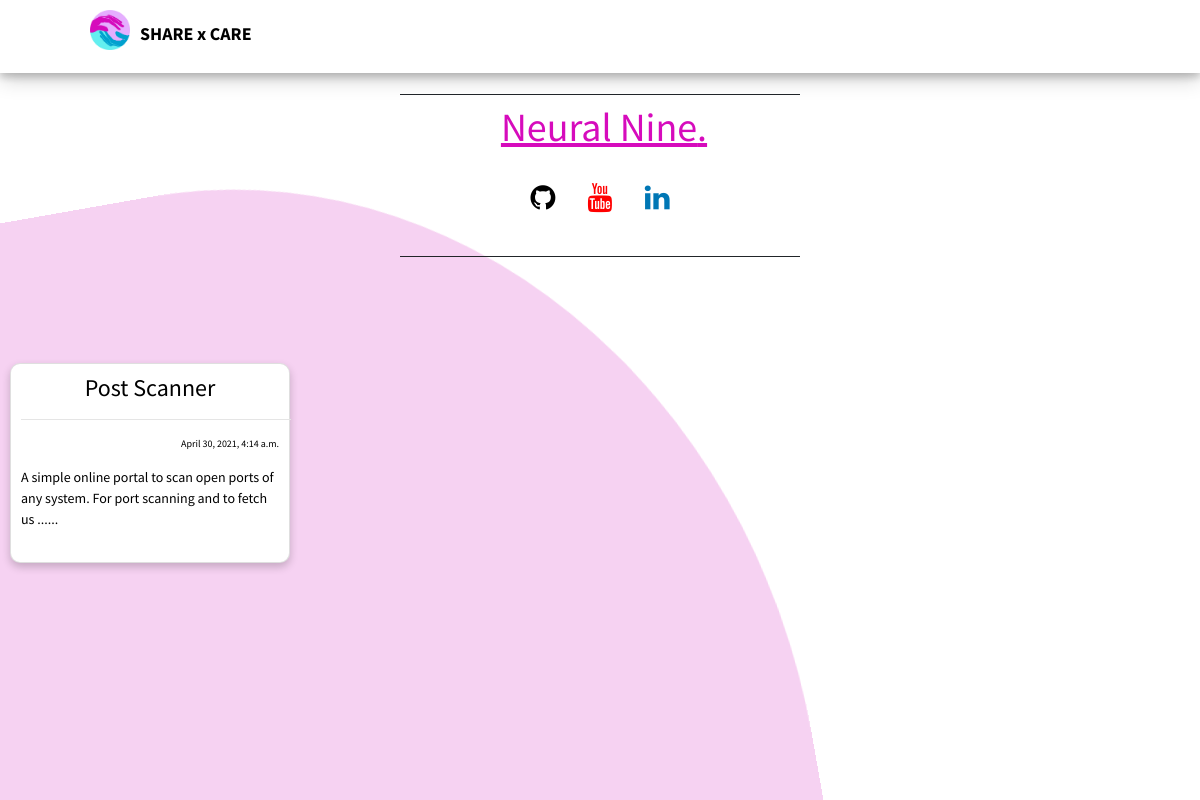
The app's page /user_profile (signed in) with its own data.
### sharexcare/models.py (models this page shows, shortened)
class user(models.Model):
    name = models.CharField(max_length=40,blank=True)
    username = models.CharField(max_length=15)
    email = models.EmailField()
    password = models.CharField(max_length=25)
    github = models.URLField(blank=True)
    youtube = models.URLField(blank=True)
    linkedin = models.URLField(blank=True)

class post(models.Model):
    title = models.CharField(max_length=40, blank=True)
    body = models.TextField(max_length=900, blank=True)
    created_on = models.DateTimeField(auto_now_add=True, verbose_name='date published')
    author = models.ForeignKey(user, on_delete=models.DO_NOTHING)

### sharexcare/views.py (the view)
# urls.py: url(r'user_profile',views.loggedin_users_profile_view,name='user_profile_view'),
def loggedin_users_profile_view(request):
    datacontext = {}
    usr = request.session['username']
    user_info = user.objects.filter(username=usr).values('name','username','email','github','youtube','linkedin')
    user_info = list(user_info)
    datacontext['name'] = user_info[0]['name']
    datacontext['username'] = user_info[0]['username']
    datacontext['email'] = user_info[0]['email']
    datacontext['github'] = user_info[0]['github']
    datacontext['youtube'] = user_info[0]['youtube']
    datacontext['linkedin'] = user_info[0]['linkedin']
    post_info = user.objects.filter(username=usr).values('post').count()
    fetch_id = user.objects.filter(username=usr).values('post')
    fetch_id = list(fetch_id)
    post_id = [i['post'] for i in fetch_id]
    user_post = post.objects.filter(id__in=post_id).values('title','created_on','body')
    user_post = list(user_post)
    datacontext['post_count'] = post_info
    datacontext['posts'] = fetch_id
    post_title = [ i['title'] for i in user_post ]
    post_created_on = [ i['created_on'] for i in user_post ]
    post_body = [ i['body'][:90] for i in user_post ]
    datacontext['POSTS'] = zip(post_title,post_created_on,post_body)
    return render(request,"viewprofile.html",datacontext)

### templates/viewprofile.html (shortened to what this page needs)
{% load static %}
{% include 'explore/navbar.html' %}
{% include 'wave.html' %}
<!DOCTYPE html>
<html>
<head>
	<link rel="stylesheet" href="{% static 'css/style.css' %}">
	<link rel="stylesheet" href="https://cdnjs.cloudflare.com/ajax/libs/font-awesome/4.7.0/css/font-awesome.min.css">
	<link rel="stylesheet" href="https://stackpath.bootstrapcdn.com/bootstrap/4.5.2/css/bootstrap.min.css">
</head>
<body>
	<div id="profile_box">
		<div id="profile_name">
			<u><h1>{{ name }}.</h1></u>
		</div><br>
		<div style="text-align: center;">
			<a href="{{github}}" target="_blank" id="profile_view"><i class="fa fa-github" style="font-size: 29px; color:black"></i></a>
			<a href="{{youtube}}" target="_blank" id="profile_view"><i class="fa fa-youtube" style="font-size: 29px; padding-left: 1em; color:#FF0000; "></i></a>
			<a href="{{linkedin}}" target="_blank" id="profile_view"><i class="fa fa-linkedin" style="font-size: 29px; padding-left: 1em; color:#0077b5; padding-bottom: 20px;"></i></a>
		</div>
		 <br>
	</div>
	<br><br><br><br>
	{% for title_,created_on_,body_ in POSTS %}
		<a href="{% url 'feed_read' title_ %}">
		<div class="cardContainer">
			<div class="card" >
				<center><h4>{{title_}} <hr></h4></center>
				<p style="text-align: right;">{{ created_on_ }}</p>
				<span style="font-size: 14px;">{{ body_ }} ......</span>
			</div>
		</a>
	{% endfor %}
</body>
</html>

### static/css/style.css (style rules this page uses)
:root { --primary-color: #0275d8; --primary-light: #cce3f7; }
* { padding: 0; margin: 0; font-family: 'Source Sans Pro', sans-serif; }
body { background: #f9f9f9; }
hr { border: none; width: 270px; height: 1px; background: #ffffff; margin: 20px 0 30px 0; }
#profile_box { border-top: 1px solid; border-bottom: 1px solid; margin-right: 400px; margin-left: 400px; margin-top: 70px; }
#profile_name { color: #d60bbc; margin-top: 8px; margin-left: 8px; text-align: center; }

### templates/viewprofile.html (style rules this page uses)
body { font-family: "Segoe UI", Tahoma, Geneva, Verdana, sans-serif; }
* { box-sizing: border-box; }
.card { box-shadow: 0 4px 8px 0 rgba(0, 0, 0, 0.2); color: black; float: left; width: calc(25% - 20px); padding: 10px; border-radius: 10px; margin: 10px; height: 200px; }
.card p { font-size: 10px; }
.cardContainer:after { content: ""; display: table; clear: both; }

### records on screen
user: name "Neural Nine"
post: title "Post Scanner", created_on_ "April 30, 2021, 4:14 a.m.", body_ "A simple online portal to scan open ports of any system. For port scanning and to fetch us"
